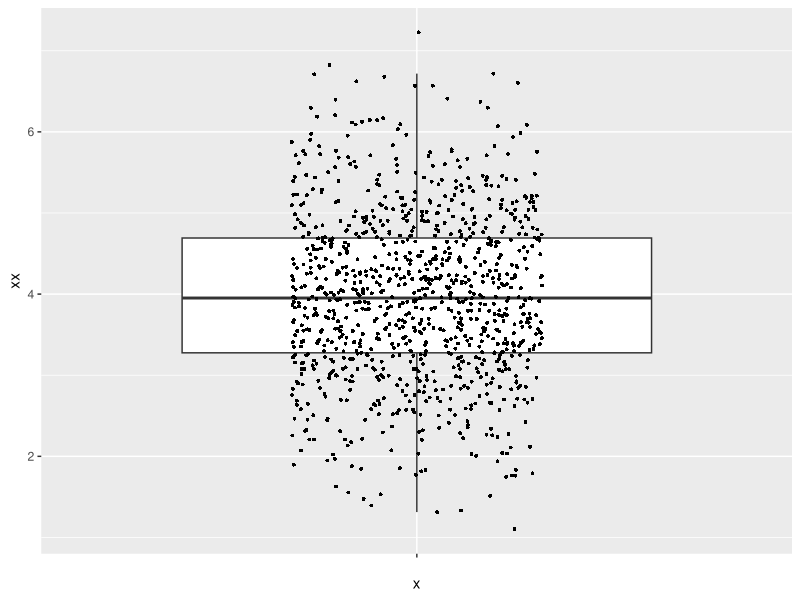
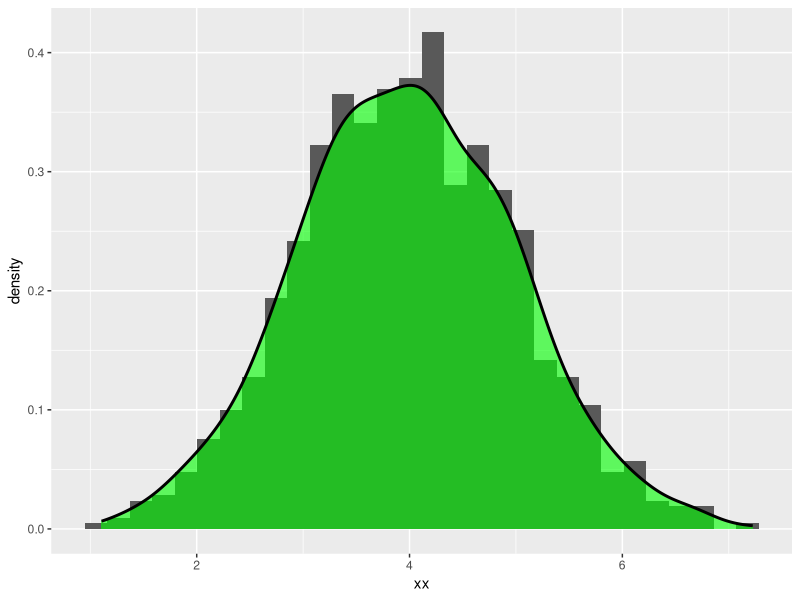
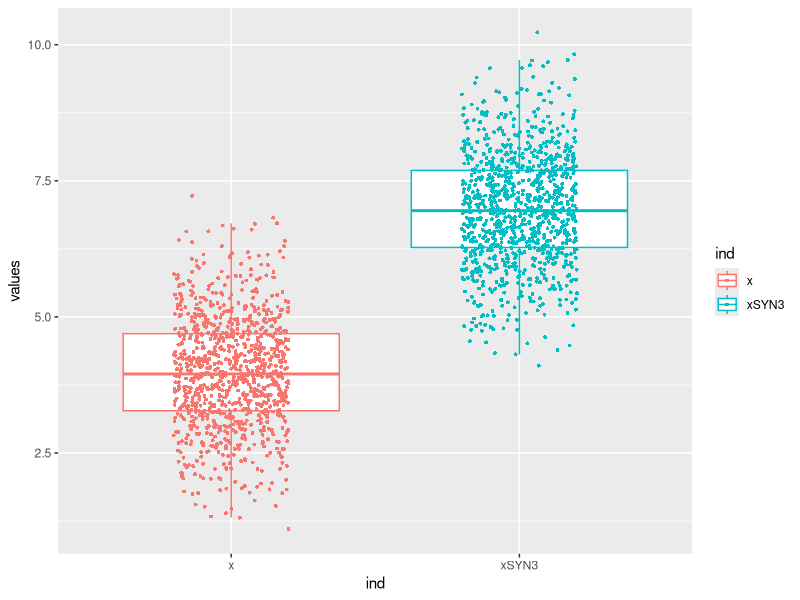
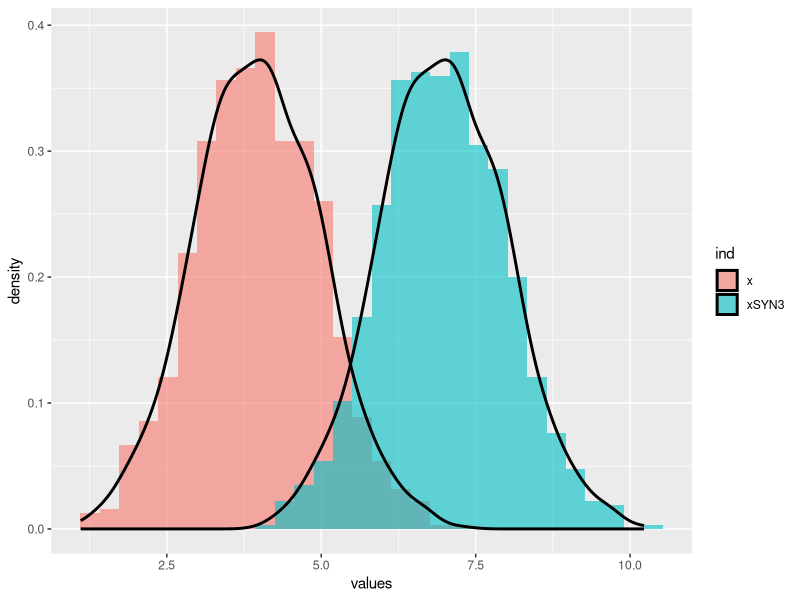
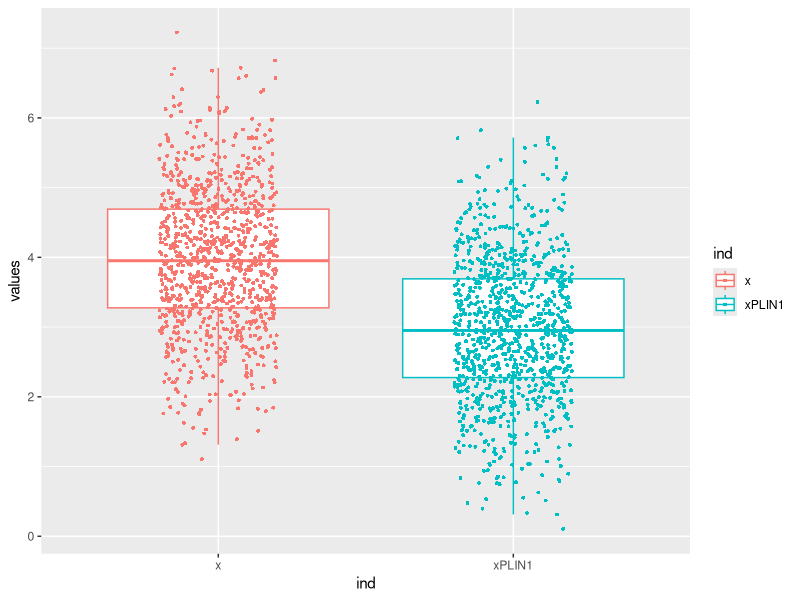
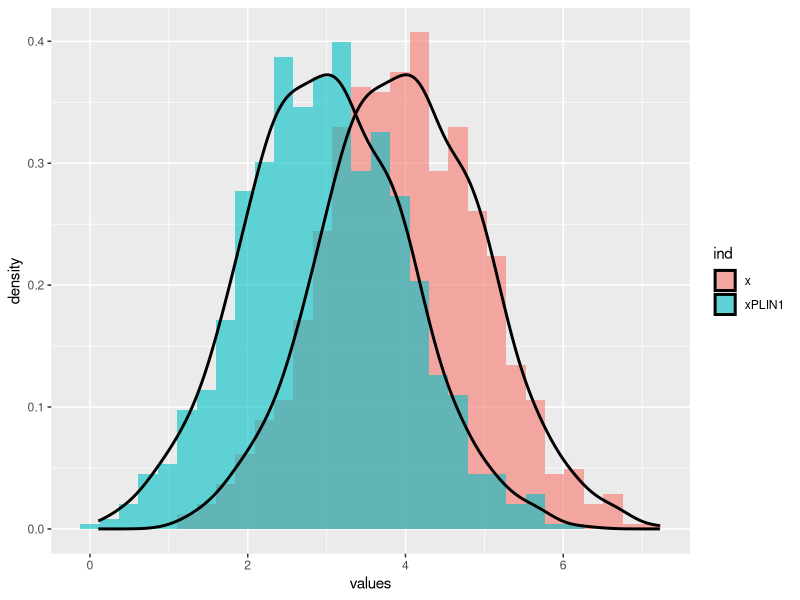
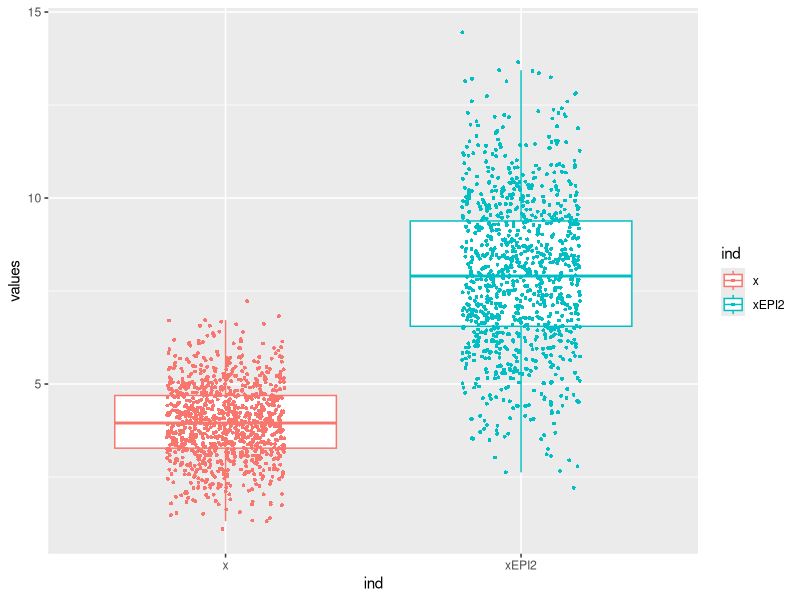
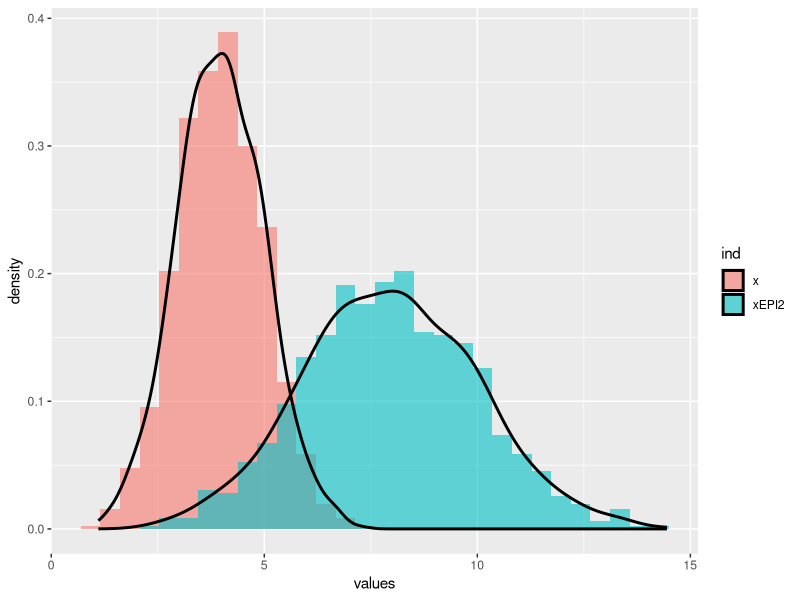

Source code (R) for these figures, in order:
## ---- chunk 1
#| label = "setup",
#| include = FALSE
knitr::opts_chunk$set(echo = TRUE)
library(kableExtra)
## ---- chunk 2
#| echo = F
rm(list = ls())
## ---- chunk 3
#| echo = FALSE
xx <- rnorm(1000, mean =4, sd=1)
myDatax <- data.frame(xx= xx)
## ---- chunk 4
#| echo = F,
#| results = "asis",
#| message = FALSE
knitr::kable(head(myDatax, n=100)) %>%
kable_styling("striped", full_width = F) %>%
scroll_box(width = "max-content", height = "200px")
## ---- chunk 5
#| echo = FALSE
if(!require(ggplot2)){
    install.packages("ggplot2")
    library(ggplot2)
}
## ---- chunk 6
#| echo = FALSE
dataPlot <- ggplot(myDatax, aes(x="", y=xx))
dataPlot +  geom_boxplot(outlier.shape = NA) + geom_jitter(shape=16, size=1,position=position_jitter(0.2))
## ---- chunk 7
#| echo = FALSE
dataPloth <- ggplot(myDatax, aes(x=xx))
dataPloth +
  geom_histogram(aes(y = after_stat(density))) +
  geom_density(linewidth = 1, alpha = 0.6, fill = "green")
## ---- chunk 8
#| echo = FALSE
xSYN3 <- xx+3
myDataxSYN3 <- data.frame(x= xx, xSYN3=xSYN3)
myDataxSYN3w <- stack(myDataxSYN3, select=c("x", "xSYN3"))
## ---- chunk 9
#| echo = F,
#| results = "asis",
#| message = FALSE
knitr::kable(head(myDataxSYN3, n=100)) %>%
kable_styling("striped", full_width = F) %>%
scroll_box(width = "max-content", height = "200px")
## ---- chunk 10
#| echo = FALSE
dataPlot <- ggplot(myDataxSYN3w, aes(x=ind, y=values, color=ind))
dataPlot + geom_boxplot(outlier.shape = NA) + geom_jitter(shape=16, size=1,position=position_jitter(0.2))
## ---- chunk 11
#| echo = FALSE,
#| message= FALSE
dataPloth <- ggplot(myDataxSYN3w, aes(x=values, fill=ind))
dataPloth +
  geom_histogram(aes(y = after_stat(density)), position = "identity", alpha = 0.6) +
  geom_density(linewidth = 1, position = "identity", alpha = 0)
## ---- chunk 12
#| echo = FALSE
xPLIN1 <- xx-1
myDataxPLIN1 <- data.frame(x= xx, xPLIN1=xPLIN1)
myDataxPLIN1w <- stack(myDataxPLIN1, select=c("x", "xPLIN1"))
## ---- chunk 13
#| echo = F,
#| results = "asis",
#| message = FALSE
knitr::kable(head(myDataxPLIN1, n=100)) %>%
kable_styling("striped", full_width = F) %>%
scroll_box(width = "max-content", height = "200px")
## ---- chunk 14
#| echo = FALSE
dataPlot <- ggplot(myDataxPLIN1w, aes(x=ind, y=values, color=ind))
dataPlot + geom_boxplot(outlier.shape = NA) + geom_jitter(shape=16, size=1,position=position_jitter(0.2))
## ---- chunk 15
#| echo = FALSE,
#| message= FALSE
dataPloth <- ggplot(myDataxPLIN1w, aes(x=values, fill=ind))
dataPloth +
  geom_histogram(aes(y = after_stat(density)), position = "identity", alpha = 0.6) +
  geom_density(linewidth = 1, position = "identity", alpha = 0)
## ---- chunk 16
#| echo = FALSE
xEPI2 <- 2*xx
myDataxEPI2 <- data.frame(x= xx, xEPI2=xEPI2)
myDataxEPI2w <- stack(myDataxEPI2, select=c("x", "xEPI2"))
## ---- chunk 17
#| echo = F,
#| results = "asis",
#| message = FALSE
knitr::kable(head(myDataxEPI2, n=100)) %>%
kable_styling("striped", full_width = F) %>%
scroll_box(width = "max-content", height = "200px")
## ---- chunk 18
#| echo = FALSE
dataPlot <- ggplot(myDataxEPI2w, aes(x=ind, y=values, color=ind))
dataPlot + geom_boxplot(outlier.shape = NA) + geom_jitter(shape=16, size=1,position=position_jitter(0.2))
## ---- chunk 19
#| echo = FALSE,
#| message= FALSE
dataPloth <- ggplot(myDataxEPI2w, aes(x=values, fill=ind))
dataPloth +
  geom_histogram(aes(y = after_stat(density)), position = "identity", alpha = 0.6) +
  geom_density(linewidth = 1, position = "identity", alpha = 0)
## ---- chunk 20
#| echo = FALSE
xDIA3 <- xx/3
myDataxDIA3 <- data.frame(x= xx, xDIA3=xDIA3)
myDataxDIA3w <- stack(myDataxDIA3, select=c("x", "xDIA3"))
## ---- chunk 21
#| echo = F,
#| results = "asis",
#| message = FALSE
knitr::kable(head(myDataxDIA3, n=100)) %>%
kable_styling("striped", full_width = F) %>%
scroll_box(width = "max-content", height = "200px")
## ---- chunk 22
#| echo = FALSE
dataPlot <- ggplot(myDataxDIA3w, aes(x=ind, y=values, color=ind))
dataPlot + geom_boxplot(outlier.shape = NA) + geom_jitter(shape=16, size=1,position=position_jitter(0.2))
## ---- chunk 23
#| echo = FALSE,
#| message= FALSE
dataPloth <- ggplot(myDataxDIA3w, aes(x=values, fill=ind))
dataPloth +
  geom_histogram(aes(y = after_stat(density)), position = "identity", alpha = 0.6) +
  geom_density(linewidth = 1, position = "identity", alpha = 0)
## ---- chunk 24
#| echo = FALSE
xEPIplin2 <- -2*xx
myDataxEPIplin2 <- data.frame(x= xx, xEPIplin2=xEPIplin2)
myDataxEPIplin2w <- stack(myDataxEPIplin2, select=c("x", "xEPIplin2"))
## ---- chunk 25
#| echo = F,
#| results = "asis",
#| message = FALSE
knitr::kable(head(myDataxEPIplin2, n=100)) %>%
kable_styling("striped", full_width = F) %>%
scroll_box(width = "max-content", height = "200px")
## ---- chunk 26
#| echo = FALSE
dataPlot <- ggplot(myDataxEPIplin2w, aes(x=ind, y=values, color=ind))
dataPlot + geom_boxplot(outlier.shape = NA) + geom_jitter(shape=16, size=1,position=position_jitter(0.2))
## ---- chunk 27
#| echo = FALSE,
#| message= FALSE
dataPloth <- ggplot(myDataxEPIplin2w, aes(x=values, fill=ind))
dataPloth +
  geom_histogram(aes(y = after_stat(density)), position = "identity", alpha = 0.6) +
  geom_density(linewidth = 1, position = "identity", alpha = 0)
